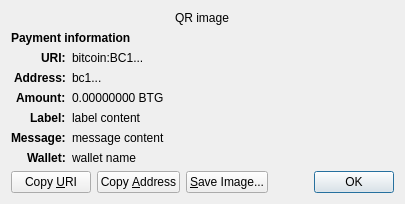
<?xml version="1.0" encoding="UTF-8"?>
<ui version="4.0">
 <class>ReceiveRequestDialog</class>
 <widget class="QDialog" name="ReceiveRequestDialog">
  <property name="geometry">
   <rect>
    <x>0</x>
    <y>0</y>
    <width>413</width>
    <height>229</height>
   </rect>
  </property>
  <property name="windowTitle">
   <string>Request payment to ...</string>
  </property>
  <layout class="QGridLayout" name="gridLayout" columnstretch="0,1">
   <property name="sizeConstraint">
    <enum>QLayout::SetFixedSize</enum>
   </property>
   <item row="0" column="0" colspan="2" alignment="Qt::AlignHCenter">
    <widget class="QRImageWidget" name="qr_code">
     <property name="text">
      <string notr="true">QR image</string>
     </property>
     <property name="textInteractionFlags">
      <set>Qt::NoTextInteraction</set>
     </property>
    </widget>
   </item>
   <item row="1" column="0" colspan="2">
    <widget class="QLabel" name="payment_header">
     <property name="font">
      <font>
       <weight>75</weight>
       <bold>true</bold>
      </font>
     </property>
     <property name="text">
      <string>Payment information</string>
     </property>
     <property name="textInteractionFlags">
      <set>Qt::NoTextInteraction</set>
     </property>
    </widget>
   </item>
   <item row="2" column="0" alignment="Qt::AlignRight|Qt::AlignTop">
    <widget class="QLabel" name="uri_tag">
     <property name="font">
      <font>
       <weight>75</weight>
       <bold>true</bold>
      </font>
     </property>
     <property name="text">
      <string notr="true">URI:</string>
     </property>
     <property name="textFormat">
      <enum>Qt::PlainText</enum>
     </property>
     <property name="textInteractionFlags">
      <set>Qt::NoTextInteraction</set>
     </property>
    </widget>
   </item>
   <item row="2" column="1" alignment="Qt::AlignTop">
    <widget class="QLabel" name="uri_content">
     <property name="text">
      <string notr="true">bitcoin:BC1...</string>
     </property>
     <property name="textFormat">
      <enum>Qt::RichText</enum>
     </property>
     <property name="wordWrap">
      <bool>true</bool>
     </property>
     <property name="textInteractionFlags">
      <set>Qt::TextSelectableByMouse</set>
     </property>
    </widget>
   </item>
   <item row="3" column="0" alignment="Qt::AlignRight|Qt::AlignTop">
    <widget class="QLabel" name="address_tag">
     <property name="font">
      <font>
       <weight>75</weight>
       <bold>true</bold>
      </font>
     </property>
     <property name="text">
      <string>Address:</string>
     </property>
     <property name="textInteractionFlags">
      <set>Qt::NoTextInteraction</set>
     </property>
    </widget>
   </item>
   <item row="3" column="1" alignment="Qt::AlignTop">
    <widget class="QLabel" name="address_content">
     <property name="text">
      <string notr="true">bc1...</string>
     </property>
     <property name="textFormat">
      <enum>Qt::PlainText</enum>
     </property>
     <property name="textInteractionFlags">
      <set>Qt::TextSelectableByMouse</set>
     </property>
    </widget>
   </item>
   <item row="4" column="0" alignment="Qt::AlignRight|Qt::AlignTop">
    <widget class="QLabel" name="amount_tag">
     <property name="font">
      <font>
       <weight>75</weight>
       <bold>true</bold>
      </font>
     </property>
     <property name="text">
      <string>Amount:</string>
     </property>
     <property name="textInteractionFlags">
      <set>Qt::NoTextInteraction</set>
     </property>
    </widget>
   </item>
   <item row="4" column="1" alignment="Qt::AlignTop">
    <widget class="QLabel" name="amount_content">
     <property name="text">
      <string notr="true">0.00000000 BTG</string>
     </property>
     <property name="textFormat">
      <enum>Qt::PlainText</enum>
     </property>
     <property name="textInteractionFlags">
      <set>Qt::TextSelectableByMouse</set>
     </property>
    </widget>
   </item>
   <item row="5" column="0" alignment="Qt::AlignRight|Qt::AlignTop">
    <widget class="QLabel" name="label_tag">
     <property name="font">
      <font>
       <weight>75</weight>
       <bold>true</bold>
      </font>
     </property>
     <property name="text">
      <string>Label:</string>
     </property>
     <property name="textInteractionFlags">
      <set>Qt::NoTextInteraction</set>
     </property>
    </widget>
   </item>
   <item row="5" column="1" alignment="Qt::AlignTop">
    <widget class="QLabel" name="label_content">
     <property name="text">
      <string notr="true">label content</string>
     </property>
     <property name="textFormat">
      <enum>Qt::PlainText</enum>
     </property>
     <property name="wordWrap">
      <bool>true</bool>
     </property>
     <property name="textInteractionFlags">
      <set>Qt::TextSelectableByMouse</set>
     </property>
    </widget>
   </item>
   <item row="6" column="0" alignment="Qt::AlignRight|Qt::AlignTop">
    <widget class="QLabel" name="message_tag">
     <property name="font">
      <font>
       <weight>75</weight>
       <bold>true</bold>
      </font>
     </property>
     <property name="text">
      <string>Message:</string>
     </property>
     <property name="textInteractionFlags">
      <set>Qt::NoTextInteraction</set>
     </property>
    </widget>
   </item>
   <item row="6" column="1" alignment="Qt::AlignTop">
    <widget class="QLabel" name="message_content">
     <property name="text">
      <string notr="true">message content</string>
     </property>
     <property name="textFormat">
      <enum>Qt::PlainText</enum>
     </property>
     <property name="wordWrap">
      <bool>true</bool>
     </property>
     <property name="textInteractionFlags">
      <set>Qt::TextSelectableByMouse</set>
     </property>
    </widget>
   </item>
   <item row="7" column="0" alignment="Qt::AlignRight|Qt::AlignTop">
    <widget class="QLabel" name="wallet_tag">
     <property name="font">
      <font>
       <weight>75</weight>
       <bold>true</bold>
      </font>
     </property>
     <property name="text">
      <string>Wallet:</string>
     </property>
     <property name="textInteractionFlags">
      <set>Qt::NoTextInteraction</set>
     </property>
    </widget>
   </item>
   <item row="7" column="1" alignment="Qt::AlignTop">
    <widget class="QLabel" name="wallet_content">
     <property name="text">
      <string notr="true">wallet name</string>
     </property>
     <property name="textFormat">
      <enum>Qt::PlainText</enum>
     </property>
     <property name="wordWrap">
      <bool>true</bool>
     </property>
     <property name="textInteractionFlags">
      <set>Qt::TextSelectableByMouse</set>
     </property>
    </widget>
   </item>
   <item row="8" column="0" colspan="2">
    <layout class="QHBoxLayout" name="horizontalLayout">
     <item>
      <widget class="QPushButton" name="btnCopyURI">
       <property name="text">
        <string>Copy &amp;URI</string>
       </property>
       <property name="autoDefault">
        <bool>false</bool>
       </property>
      </widget>
     </item>
     <item>
      <widget class="QPushButton" name="btnCopyAddress">
       <property name="text">
        <string>Copy &amp;Address</string>
       </property>
       <property name="autoDefault">
        <bool>false</bool>
       </property>
      </widget>
     </item>
     <item>
      <widget class="QPushButton" name="btnSaveAs">
       <property name="text">
        <string>&amp;Save Image...</string>
       </property>
       <property name="autoDefault">
        <bool>false</bool>
       </property>
      </widget>
     </item>
     <item>
      <spacer name="horizontalSpacer_2">
       <property name="orientation">
        <enum>Qt::Horizontal</enum>
       </property>
       <property name="sizeHint" stdset="0">
        <size>
         <width>40</width>
         <height>20</height>
        </size>
       </property>
      </spacer>
     </item>
     <item>
      <widget class="QDialogButtonBox" name="buttonBox">
       <property name="focusPolicy">
        <enum>Qt::StrongFocus</enum>
       </property>
       <property name="standardButtons">
        <set>QDialogButtonBox::Ok</set>
       </property>
      </widget>
     </item>
    </layout>
   </item>
  </layout>
 </widget>
 <customwidgets>
  <customwidget>
   <class>QRImageWidget</class>
   <extends>QLabel</extends>
   <header>qt/qrimagewidget.h</header>
  </customwidget>
 </customwidgets>
 <tabstops>
  <tabstop>buttonBox</tabstop>
  <tabstop>btnCopyURI</tabstop>
  <tabstop>btnCopyAddress</tabstop>
  <tabstop>btnSaveAs</tabstop>
 </tabstops>
 <resources/>
 <connections>
  <connection>
   <sender>buttonBox</sender>
   <signal>accepted()</signal>
   <receiver>ReceiveRequestDialog</receiver>
   <slot>accept()</slot>
   <hints>
    <hint type="sourcelabel">
     <x>135</x>
     <y>230</y>
    </hint>
    <hint type="destinationlabel">
     <x>135</x>
     <y>126</y>
    </hint>
   </hints>
  </connection>
 </connections>
</ui>
